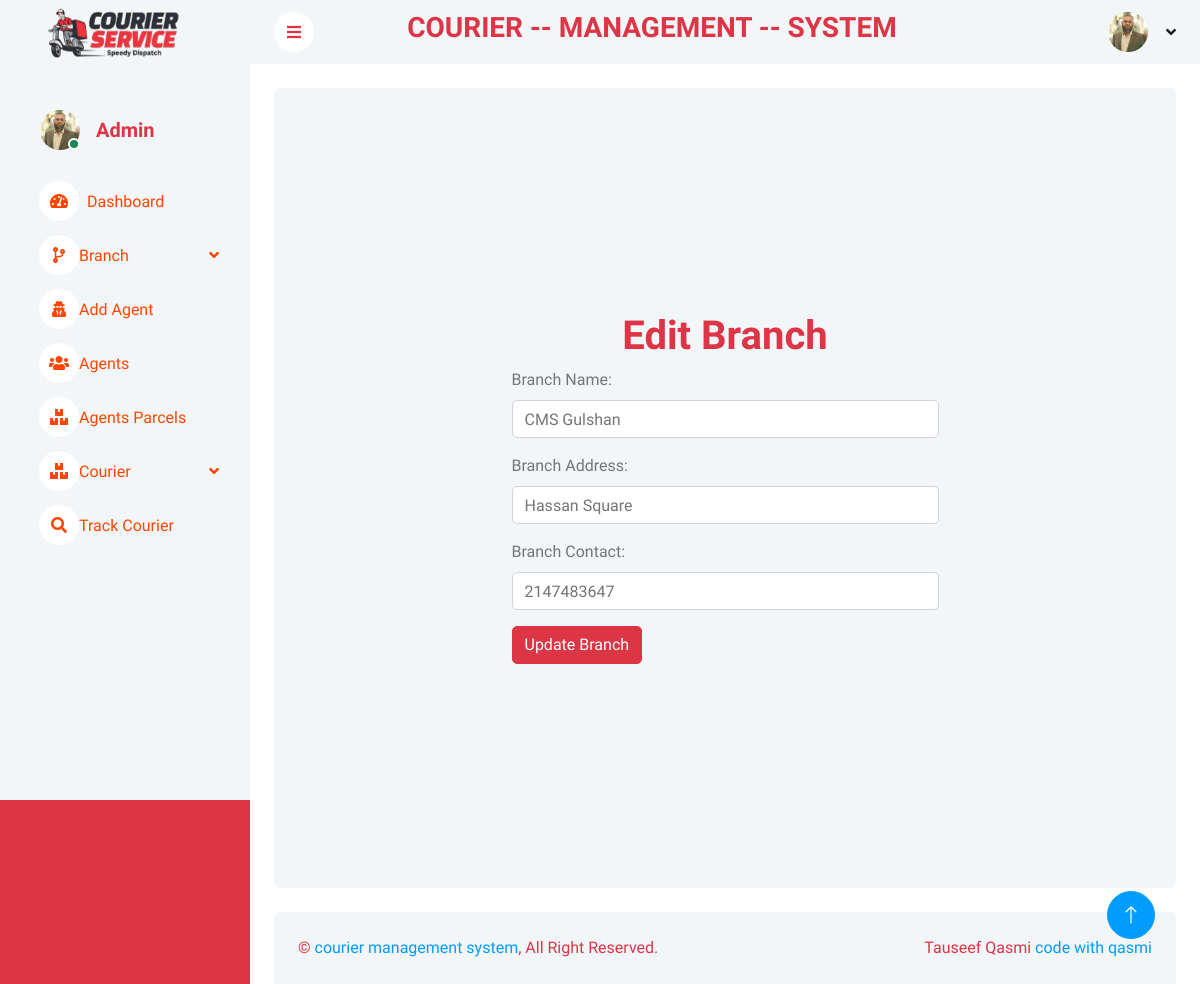
Page /editBranch.php?id=1 on the committed database.
### tables this page shows
CREATE TABLE `branch` (
  `b_id` int(10) NOT NULL,
  `b_name` varchar(50) NOT NULL,
  `b_address` varchar(50) NOT NULL,
  `b_phone` int(20) NOT NULL,
  `b_city` varchar(20) NOT NULL
);

### editBranch.php (the view, shortened to what this page needs)
<?php
include("connection.php");
include("header.php");
$b_id = $_GET['id'];
$sql = "SELECT * FROM branch WHERE b_id = :b_id";
$stmt = $conn->prepare($sql);
$stmt->bindParam(':b_id', $b_id);
$stmt->execute();
$result = $stmt->fetch(PDO::FETCH_ASSOC);
if ($_SERVER['REQUEST_METHOD'] == 'GET') {
?>
    <div class="container-fluid pt-4 px-4">
        <div class="row vh-100 bg-light rounded align-items-center justify-content-center mx-0">
            <div class="col-md-6">
                <h1 class="text-center text-danger">Edit Branch</h1>
                <form action="<?php echo $_SERVER['PHP_SELF']; ?>?id=<?php echo $b_id; ?>" method="post">
                    <div class="form-group">
                        <label for="b_name">Branch Name:</label>
                        <input type="text" class="form-control" id="b_name" name="b_name" value="<?php echo $result['b_name']; ?>" required pattern="[a-zA-Z0-9\s]{5,}" title="Minimum 5 characters">
                    </div>
                    <div class="form-group">
                        <label for="b_address">Branch Address:</label>
                        <input type="text" class="form-control" id="b_address" name="b_address" value="<?php echo $result['b_address']; ?>" required pattern="[a-zA-Z0-9\s]{5,}" title="Minimum 5 characters">
                    </div>
                    <div class="form-group">
                        <label for="b_phone">Branch Contact:</label>
                        <input type="tel" class="form-control" id="b_phone" name="b_phone" value="<?php echo $result['b_phone']; ?>" required pattern="[0-9]{10,}" title="Minimum 10 digits">
                    </div>
                    <button type="submit" class="btn btn-danger">Update Branch</button>
                </form>
            </div>
        </div>
    </div>
<?php
}
?>
<?php
include("footer.php");
?>

### css/style.css (style rules this page uses)
:root { --primary: red; --light: #F3F6F9; --dark: #191C24; }
.btn { transition: .5s; }

### header.php (style rules this page uses)
body { background-color: red; }

### rows in the picture
branch: b_name "CMS Gulshan", b_address "Hassan Square", b_phone "2147483647"
